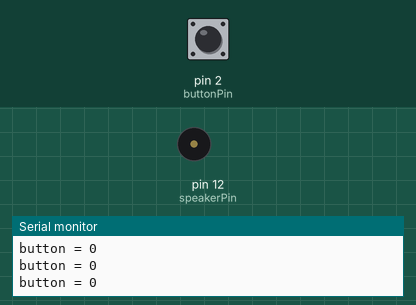
Bench run of a sketch on a simulated Arduino Uno, built with avr-gcc and run on an emulated ATmega328P. Parts: buzzer (waves = sounding), the last lines printed to the serial monitor. The test bench sets the inputs (shaded band); at power-on: pin 2 (buttonPin) LOW.

Above: at 1.2 s.
1.3 s: pin 2 (buttonPin) pulled HIGH for 0.15 s
At 1.38 s:
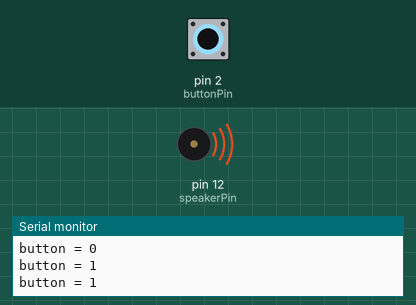
2.9 s: pin 2 (buttonPin) pulled HIGH for 3.2 s
At 7.1 s:
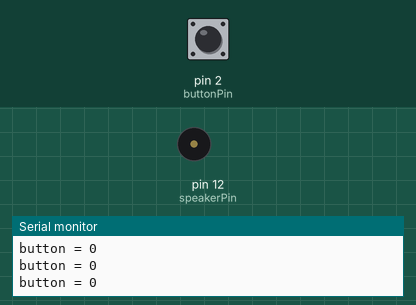
7.6 s: pin 2 (buttonPin) pulled HIGH for 1 s
At 8.4 s:
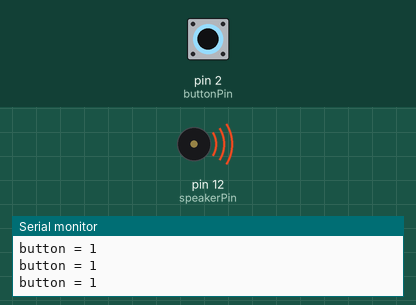
Timing chart, 0 to 10.6 s (numbered marks = the images above; inputs shaded):
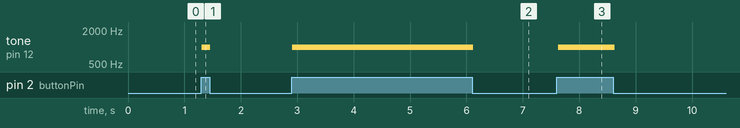

The sketch:

W10_buttonSound.ino
```cpp
// W03-02-DI-singleButton-basic
// GOAL -- read a button (digital input)
// print reading to serial monitor

// upload <start simulation>, open serial monitor,
// press left button -- look for 0,1 in monitor

int buttonPin =  2 ;   // pin declare -- where is circuit ?
boolean buttonState =  0 ; // state of button 1=pressed, 0=not

int speakerPin = 12;

void setup() {
  pinMode(buttonPin,  INPUT ); // Why INPUT or OUTPUT ?
  Serial.begin(9600);
}


void loop () {
  buttonState = digitalRead( buttonPin ); // read button
  Serial.print( "button = " );
  Serial.println(buttonState);    // print button state

  if (buttonState == 1 ) {
    tone(speakerPin,1000);
  }    else {
    noTone(speakerPin);
  }

  delay(50); // just slow it down a little
}
```

Measured:
- after the input at 1.3 s, tone on pin 12 (speakerPin): silent → 1000 Hz at once, → silent 0.15 s later
- after the input at 2.9 s, tone on pin 12 (speakerPin): silent → 1000 Hz at once, → silent 3.2 s later
- after the input at 7.6 s, tone on pin 12 (speakerPin): silent → 1000 Hz at once, → silent 1.0 s later
